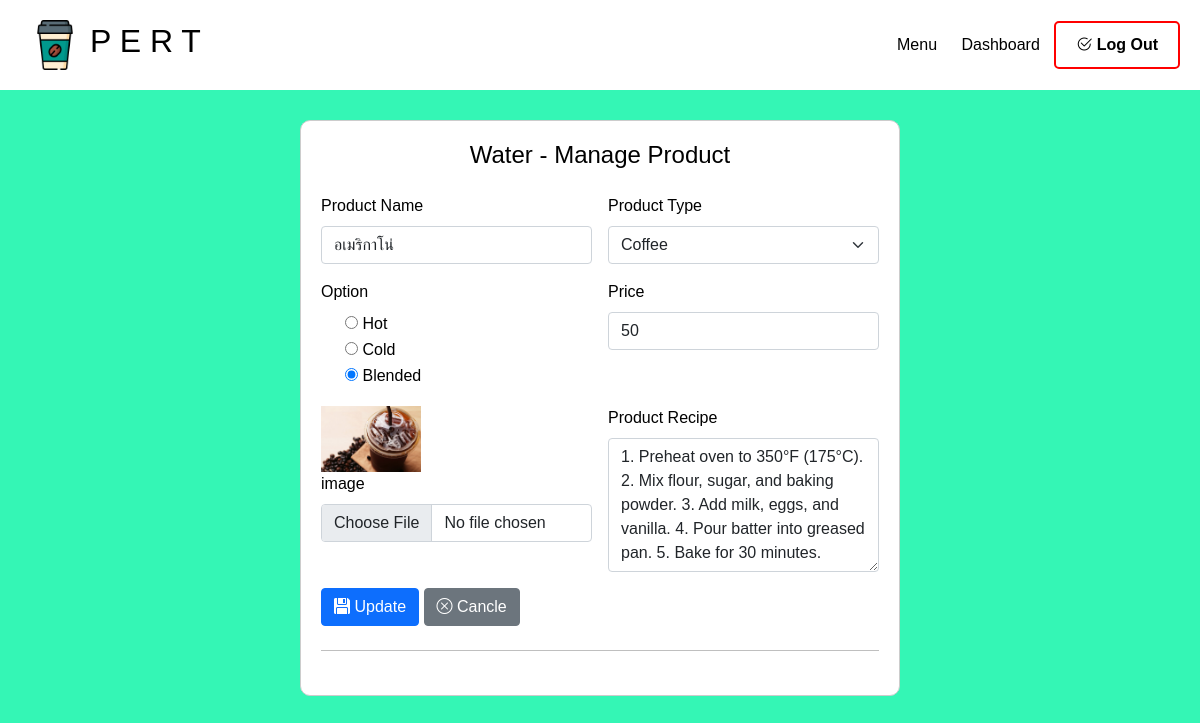
The app's page /Managerphp/water_config.php?id=1 (signed in), older data.
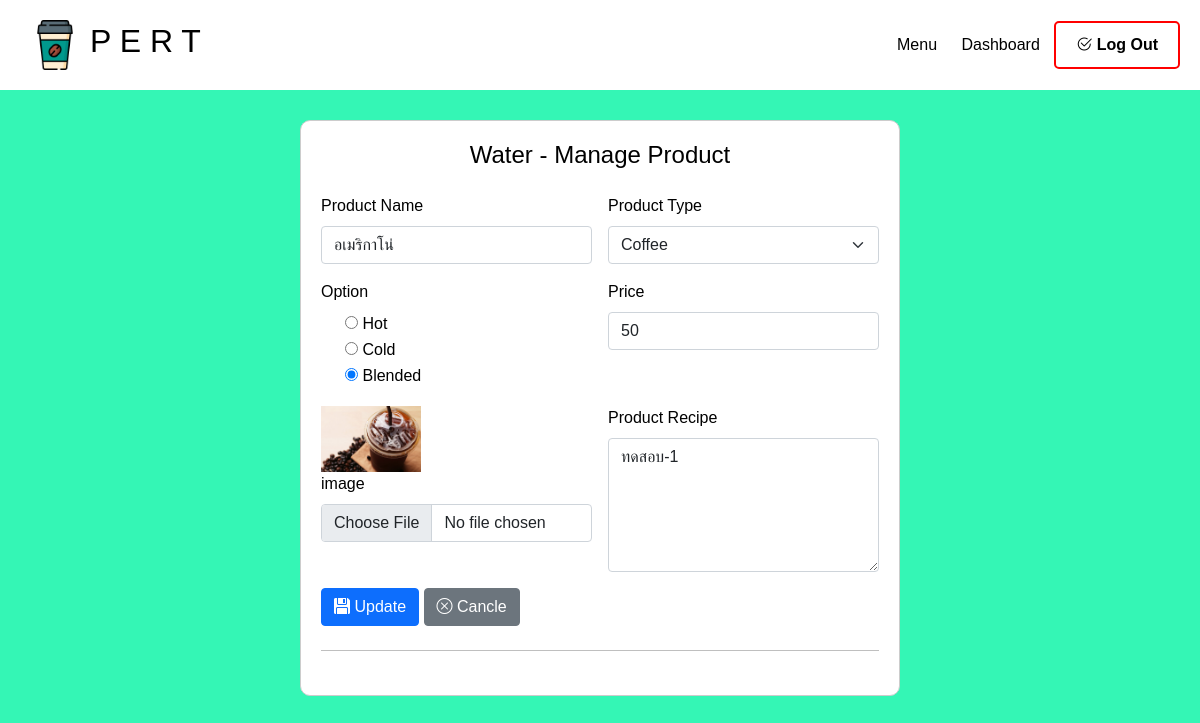
The same page, newer data.
### tables this page shows
CREATE TABLE `recipe_of_water` (
  `rec_menuID` int(10) NOT NULL,
  `rec_description` varchar(500) DEFAULT NULL
);

### Managerphp/water_config.php (the view, shortened to what the changed rows need)
<?php
include '../condb/database.php';
if (!empty($_GET['id'])) {
    $recipe_query = mysqli_query($conn, "SELECT * FROM recipe_of_water WHERE rec_menuID = '{$_GET['id']}'");
    $recipe = mysqli_fetch_assoc($recipe_query);
}
?>
<!DOCTYPE html>
<html lang="en">
<head>
    <link href="https://cdn.jsdelivr.net/npm/bootstrap@5.0.2/dist/css/bootstrap.min.css" rel="stylesheet">
    <link rel="stylesheet" href="https://cdn.jsdelivr.net/npm/bootstrap-icons@1.11.3/font/bootstrap-icons.min.css">
    <link rel="stylesheet" href="../css/add_styles.css">
</head>
<body>
    <div class="nav">
        <div class="logo-container">
            <h2>P E R T</h2>
        </div>
    </div>
    <div class="container">
        <div class="row justify-content-center">
            <div class="col-md-8 col-sm-12">
                <div class="form-container">
                    <form action="../condb/water-configdb.php" method="post" enctype="multipart/form-data">
                        <div class="row g-3 mb-3">
                            <div class="col-sm-6">
                                <label class="form-label">Product Recipe</label>
                                <?php if(!empty($_GET['id'])): ?>
                                    <textarea name="Recipe" class="form-control" cols="30" rows="5"><?php echo $recipe['rec_description']; ?></textarea>
                                <?php else: ?>
                                    <textarea name="Recipe" class="form-control" cols="30" rows="5"></textarea>
                                <?php endif; ?>
                            </div>
                        </div>
                    </form>
                </div>
            </div>
        </div>
    </div>
</body>
</html>

Row changes from the older to the newer data that the page shows:
changed recipe_of_water: Recipe "1. Preheat oven to 350°F (175°C). 2. Mix flour, sugar, and baking powder. 3. Add milk, eggs, and vanilla. 4. Pour batter into greased pan. 5. Bake for 30 minutes." → "ทดสอบ-1"
